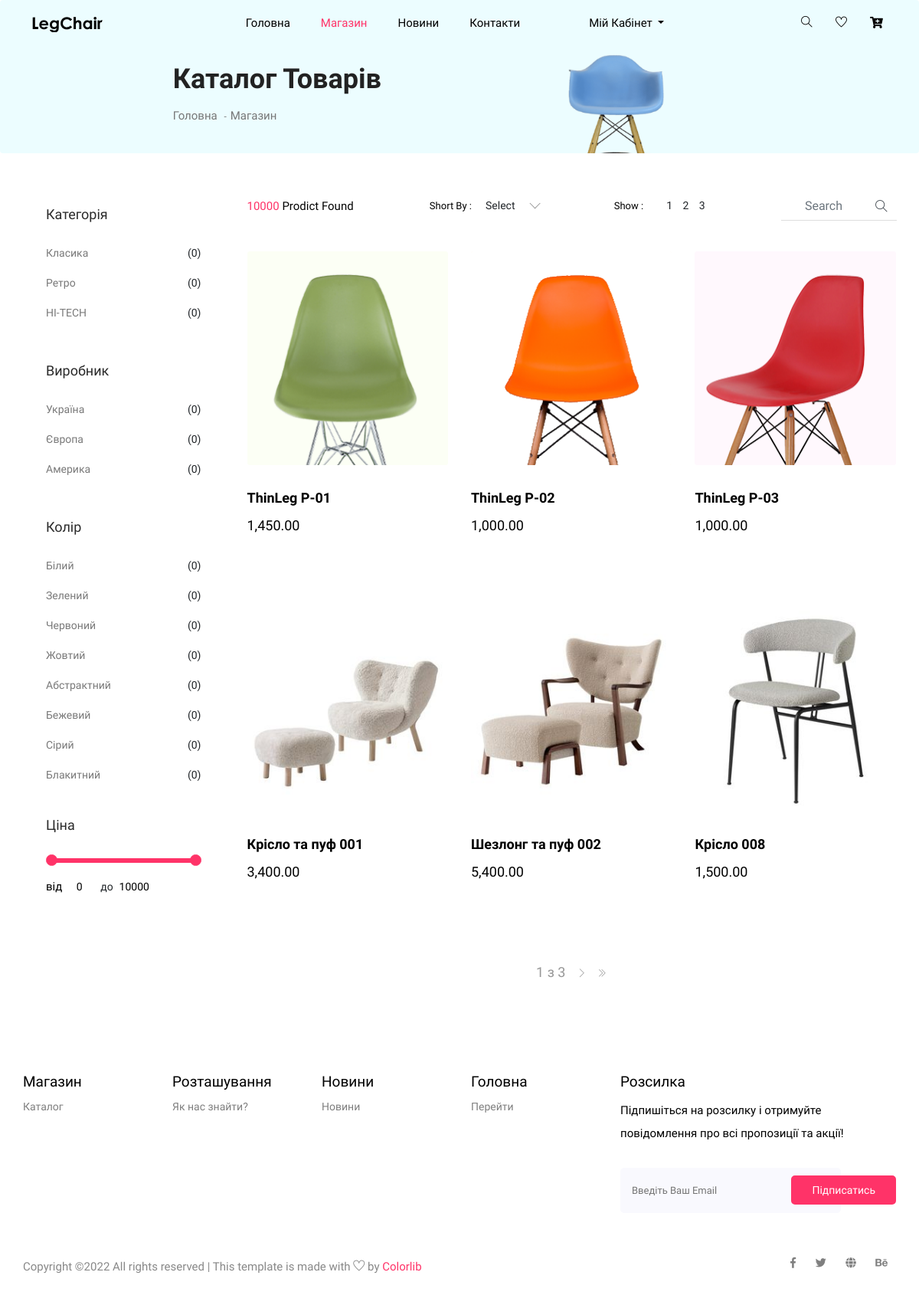
/store/, run on the app's committed database.
### store/models.py (models this page shows, shortened)
class Category(models.Model):
    name = models.CharField(max_length=100, unique=True, null=False)

class Producer(models.Model):
    name = models.CharField(max_length=100, unique=True, null=False)

class Color(models.Model):
    name = models.CharField(max_length=50, unique=True, null=False)

class Product(models.Model):
    name = models.CharField(max_length=100, unique=True, null=False)
    about = models.TextField(max_length=500, null=False)
    photo = models.FileField(upload_to='products/', null=False)
    price = models.FloatField(null=False, default=1000)
    count = models.IntegerField(null=False, default=1)
    producer = models.ForeignKey(Producer, on_delete=models.CASCADE)
    category = models.ForeignKey(Category, on_delete=models.CASCADE)
    color = models.ForeignKey(Color, on_delete=models.CASCADE)

### store/views.py (the view)
# urls.py: path('', index),
def index(request):
    all_products = Product.objects.all()
    page_size = 6
    paginator = Paginator(all_products, page_size)
    page_number = request.GET.get('page')
    return render(request, 'store/index.html', {
        'page_title': 'Каталог товарів',
        'all_products': all_products,
        'all_categories': Category.objects.all(),
        'all_producers': Producer.objects.all(),
        'all_colors': Color.objects.all(),
        'paginate_products': paginator.get_page(page_number),
        'page': 1
    })

### templates/store/index.html (shortened to what this page needs)
{% extends 'layouts/base.html' %}
{% block content %}
{% load static %}
    <section class="breadcrumb breadcrumb_bg">
        <div class="container">
            <div class="row justify-content-center">
                <div class="col-lg-8">
                    <div class="breadcrumb_iner">
                        <div class="breadcrumb_iner_item">
                            <h2>{{ page_title }}</h2>
                            <p><a href="/">Головна</a> <span>-</span>Магазин</p>
                        </div>
                    </div>
                </div>
            </div>
        </div>
    </section>
    <section class="cat_product_area section_padding">
        <div class="container">
            <div class="row">
                <div class="col-lg-3">
                    <div class="left_sidebar_area">
                        <aside class="left_widgets p_filter_widgets">
                            <div class="l_w_title">
                                <h3>Категорія</h3>
                            </div>
                            <div class="widgets_inner">
                                <ul class="list">
                                    {% for c in all_categories %}
                                    <li>
                                        <a href="#">{{ c.name }}</a>
                                        <span>(0)</span>
                                    </li>
                                    {% endfor %}
                                </ul>
                            </div>
                        </aside>
                        <aside class="left_widgets p_filter_widgets">
                            <div class="l_w_title">
                                <h3>Виробник</h3>
                            </div>
                            <div class="widgets_inner">
                                <ul class="list">
                                    {% for p in all_producers %}
                                    <li>
                                        <a href="#">{{ p.name }}</a>
                                        <span>(0)</span>
                                    </li>
                                    {% endfor %}
                                </ul>
                            </div>
                        </aside>
                        <aside class="left_widgets p_filter_widgets">
                            <div class="l_w_title">
                                <h3>Колір</h3>
                            </div>
                            <div class="widgets_inner">
                                <ul class="list">
                                    {% for c in all_colors %}
                                    <li>
                                        <a href="#">{{ c.name }}</a>
                                        <span>(0)</span>
                                    </li>
                                    {% endfor %}
                                </ul>
                            </div>
                        </aside>
                        <aside class="left_widgets p_filter_widgets price_rangs_aside">
                            <div class="l_w_title">
                                <h3>Ціна</h3>
                            </div>
                            <div class="widgets_inner">
                                <div class="range_item">
                                    <input type="text" class="js-range-slider" value="" />
                                    <div class="d-flex">
                                        <div class="price_text">
                                            <p>від</p>
                                        </div>
                                        <div class="price_value d-flex justify-content-center">
                                            <input type="text" class="js-input-from" id="amount" readonly />
                                            <span>до</span>
                                            <input type="text" class="js-input-to" id="amount" readonly />
                                        </div>
                                    </div>
                                </div>
                            </div>
                        </aside>
                    </div>
                </div>
                <div class="col-lg-9">
                    <div class="row">
                        <div class="col-lg-12">
                            <div class="product_top_bar d-flex justify-content-between align-items-center">
                                <div class="single_product_menu">
                                    <p><span>10000 </span> Prodict Found</p>
                                </div>
                                <div class="single_product_menu d-flex">
                                    <h5>short by : </h5>
                                </div>
                                <div class="single_product_menu d-flex">
                                    <h5>show :</h5>
                                    <div class="top_pageniation">
                                        <ul>
                                            <li>1</li>
                                            <li>2</li>
                                            <li>3</li>
                                        </ul>
                                    </div>
                                </div>
                                <div class="single_product_menu d-flex">
                                    <div class="input-group">
                                        <input type="text" class="form-control" placeholder="search"
                                            aria-describedby="inputGroupPrepend">
                                        <div class="input-group-prepend">
                                            <span class="input-group-text" id="inputGroupPrepend"><i
                                                    class="ti-search"></i></span>
                                        </div>
                                    </div>
                                </div>
                            </div>
                        </div>
                    </div>
                    <div class="row align-items-center latest_product_inner">
                        {% for p in paginate_products %}
                        <div class="col-lg-4 col-sm-6">
                            <div class="single_product_item">
                                <a href="/store/detail/{{ p.id }}"><img src="../media/{{ p.photo }}" alt=""></a>
                                <div class="single_product_text">
                                    <h4>{{ p.name }}</h4>
                                    <h3>{{ p.price|floatformat:"2g" }}</h3>
                                </div>
                            </div>
                        </div>
                        {% endfor %}
                        <div class="col-lg-12">
                            <div class="pageination">
                                <nav aria-label="Page navigation example">
                                    <ul class="pagination justify-content-center">
                                        <li class="page-item">
                                            <span class="page-link">{{paginate_products.number }} з {{ paginate_products.paginator.num_pages }}</span>
                                        </li>
                                        {% if paginate_products.has_next %}
                                        <li class="page-item">
                                            <a class="page-link" href="?page={{ paginate_products.next_page_number }}">
                                                <i class="ti-angle-right"></i>
                                            </a>
                                        </li>
                                        <li class="page-item">
                                            <a class="page-link" href="?page={{ paginate_products.num_number }}">
                                                <i class="ti-angle-double-right"></i>
                                            </a>
                                        </li>
                                        {% endif %}
                                    </ul>
                                </nav>
                            </div>
                        </div>
                    </div>
                </div>
            </div>
        </div>
    </section>
{% endblock %}

### static/css/price_rangs.css (style rules this page uses)
.irs-hidden-input { position: absolute !important; display: block !important; top: 0 !important; left: 0 !important; width: 0 !important; height: 0 !important; font-size: 0 !important; line-height: 0 !important; padding: 0 !important; margin: 0 !important; outline: none !important; z-index: -9999 !important; background: none !important; border-style: solid !important; border-color: transparent !important; }

### data on the page
Category: name "Класика"
Category: name "Ретро"
Category: name "HI-TECH"
Producer: name "Україна"
Producer: name "Європа"
Producer: name "Америка"
Color: name "Білий"
Color: name "Зелений"
Color: name "Червоний"
Color: name "Жовтий"
Color: name "Абстрактний"
Color: name "Бежевий"
Color: name "Сірий"
Color: name "Блакитний"
Product: photo (picture), name "ThinLeg P-01", price "1,450.00"
Product: photo (picture), name "ThinLeg P-02", price "1,000.00"
Product: photo (picture), name "ThinLeg P-03", price "1,000.00"
Product: photo (picture), name "Крісло та пуф 001", price "3,400.00"
Product: photo (picture), name "Шезлонг та пуф 002", price "5,400.00"
Product: photo (picture), name "Крісло 008", price "1,500.00"

### other printed values
{{ page_title }} "Каталог Товарів"
{{ paginate_products.number }} "1"
{{ paginate_products.paginator.num_pages }} "3"
